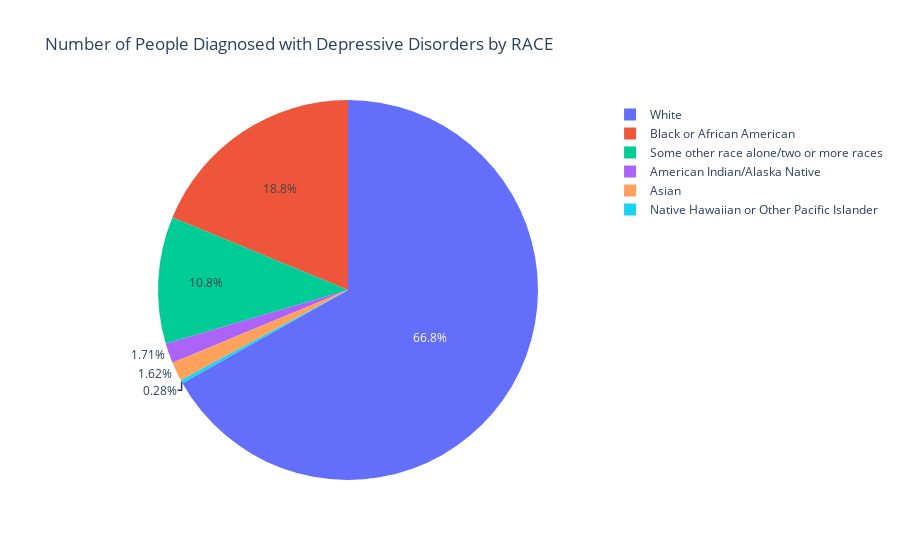

The notebook cell this image was saved under:
### Code cell
# plot race pie chart
depression_chart(df, "RACE", map_dict1)

### Figure 1 — Plotly figure (JSON) as saved in the notebook; plotly's stock layout.template omitted (floating-point values rounded to 4 significant figures)
{"data": [{"domain": {"x": [0, 1], "y": [0, 1]}, "hovertemplate": "label=%{label}<br>value=%{value}<extra></extra>", "labels": ["American Indian/Alaska Native", "Asian", "Black or African American", "Native Hawaiian or Other Pacific Islander", "Some other race alone/two or more races", "White"], "legendgroup": "", "name": "", "showlegend": true, "type": "pie", "values": [28050, 26533, 308067, 4600, 177251, 1097589]}], "layout": {"legend": {"tracegroupgap": 0}, "title": {"text": "Number of People Diagnosed with Depressive Disorders by RACE"}}}
